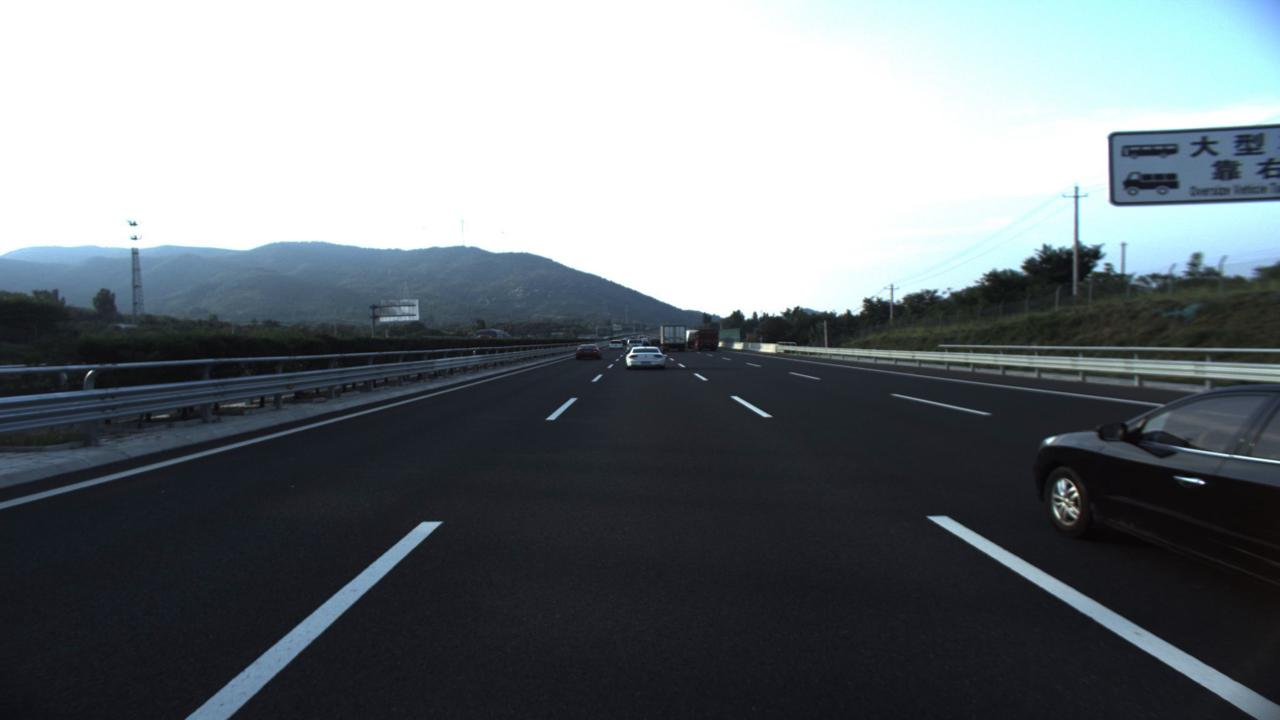
#> input picture deal_SDExpressway/images_test/19.jpg, 1280 x 720 px; its folder holds only this picture in this run
$ python -i ace.py   (imports and definitions only)
#> lines starting #> are read from the running program, lines starting #| are printed output that depends on the picture
# -*- coding: utf-8 -*-
# By:Eastmount CSDN 2021-03-12
# 惨zmshy2128老师文章并修改成Python3代码
import os
import cv2
import numpy as np
import math
import matplotlib.pyplot as plt

#线性拉伸处理
#去掉最大最小0.5%的像素值 线性拉伸至[0,1]
def stretchImage(data, s=0.005, bins = 2000):
    ht = np.histogram(data, bins)
    d = np.cumsum(ht[0])/float(data.size)
    lmin = 0; lmax=bins-1
    while lmin<bins:
        if d[lmin]>=s:
            break
        lmin+=1
    while lmax>=0:
        if d[lmax]<=1-s:
            break
        lmax-=1
    return np.clip((data-ht[1][lmin])/(ht[1][lmax]-ht[1][lmin]), 0,1)

#根据半径计算权重参数矩阵
g_para = {}
def getPara(radius = 5):
    global g_para
    m = g_para.get(radius, None)
    if m is not None:
        return m
    size = radius*2+1
    m = np.zeros((size, size))
    for h in range(-radius, radius+1):
        for w in range(-radius, radius+1):
            if h==0 and w==0:
                continue
            m[radius+h, radius+w] = 1.0/math.sqrt(h**2+w**2)
    m /= m.sum()
    g_para[radius] = m
    return m

#常规的ACE实现
def zmIce(I, ratio=4, radius=300):
    para = getPara(radius)
    height,width = I.shape
    zh = []
    zw = []
    n = 0
    while n < radius:
        zh.append(0)
        zw.append(0)
        n += 1
    for n in range(height):
        zh.append(n)
    for n in range(width):
        zw.append(n)
    n = 0
    while n < radius:
        zh.append(height-1)
        zw.append(width-1)
        n += 1
    #print(zh)
    #print(zw)

    Z = I[np.ix_(zh, zw)]
    res = np.zeros(I.shape)
    for h in range(radius*2+1):
        for w in range(radius*2+1):
            if para[h][w] == 0:
                continue
            res += (para[h][w] * np.clip((I-Z[h:h+height, w:w+width])*ratio, -1, 1))
    return res

#单通道ACE快速增强实现
def zmIceFast(I, ratio, radius):
    # print(I)
    height, width = I.shape[:2]
    if min(height, width) <=2:
        return np.zeros(I.shape)+0.5
    Rs = cv2.resize(I, (int((width+1)/2), int((height+1)/2)))
    Rf = zmIceFast(Rs, ratio, radius)             #递归调用
    Rf = cv2.resize(Rf, (width, height))
    Rs = cv2.resize(Rs, (width, height))

    return Rf+zmIce(I,ratio, radius)-zmIce(Rs,ratio,radius)

#rgb三通道分别增强 ratio是对比度增强因子 radius是卷积模板半径
def zmIceColor(I, ratio=4, radius=3):
    res = np.zeros(I.shape)
    for k in range(3):
        res[:,:,k] = stretchImage(zmIceFast(I[:,:,k], ratio, radius))
    return res

>>> import cv2
>>> picture = cv2.imread('../../deal_SDExpressway/images_test/19.jpg')
#> picture is the input picture: shape (720, 1280, 3); mean B, G, R 124.3, 119.7, 113
>>> result = zmIceColor(picture)
#> the loop in zmIceColor, `for k in range(3):` made 3 passes
#> pass 1, in zmIceFast, `Rs = cv2.resize(I, (int((width+1)/2), int((height+1)/2)))`:
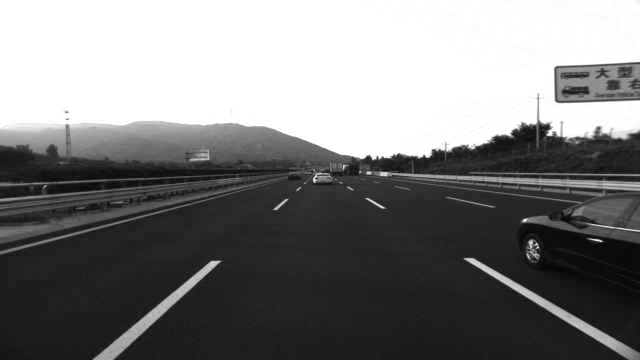
#> Rs: shape (360, 640); min 5, max 255, mean 124.5
#> pass 1, in zmIceFast (call 2), `Rs = cv2.resize(I, (int((width+1)/2), int((height+1)/2)))`:
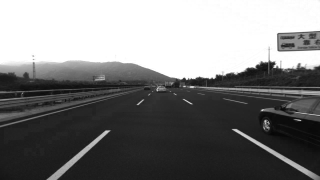
#> Rs: shape (180, 320); min 6, max 255, mean 124.6
#> pass 1, in zmIceFast (call 3), `Rs = cv2.resize(I, (int((width+1)/2), int((height+1)/2)))`:
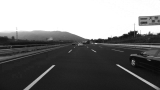
#> Rs: shape (90, 160); min 7, max 255, mean 124.7
#> pass 1, in zmIceFast (call 4), `Rs = cv2.resize(I, (int((width+1)/2), int((height+1)/2)))`:
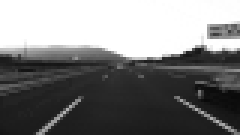
#> Rs: shape (45, 80) (shown 3 times larger); min 9, max 255, mean 124.7
#> after the loop in zmIceColor, `for k in range(3):`:
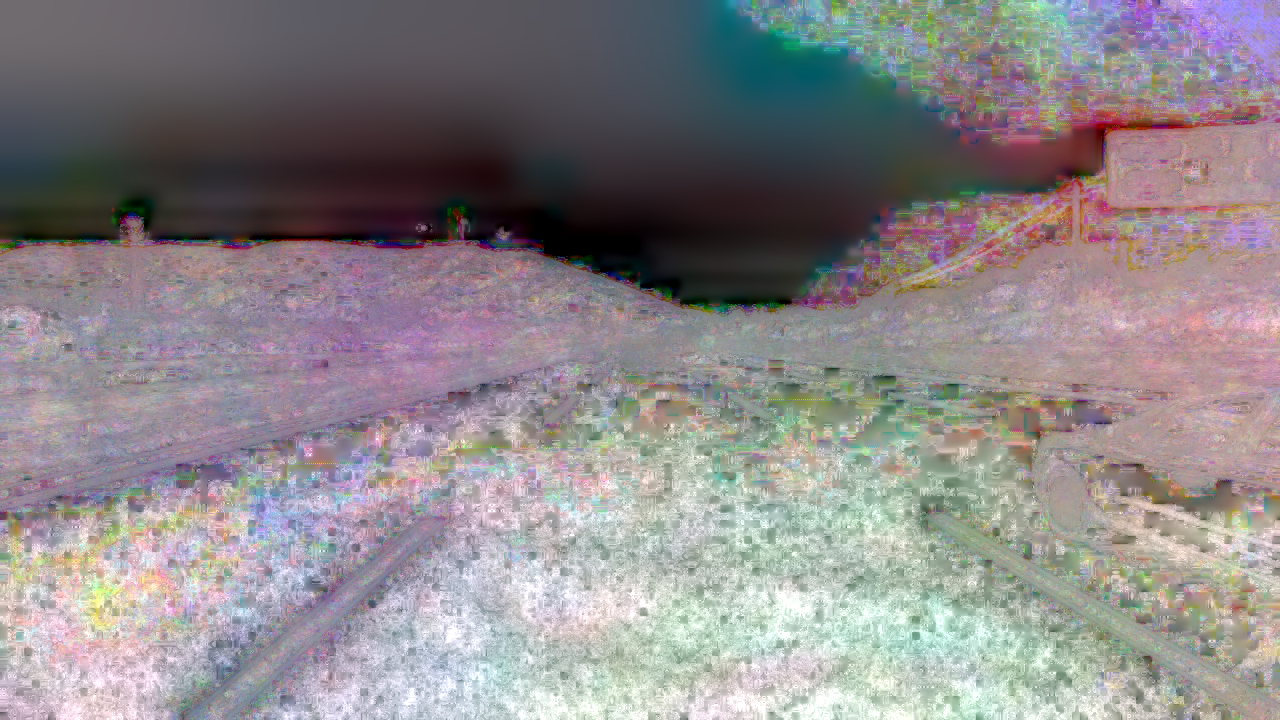
#> res: shape (720, 1280, 3) float64; mean B, G, R 0.542, 0.531, 0.553

$ run again, on deal_SDExpressway/images_test/247.jpg
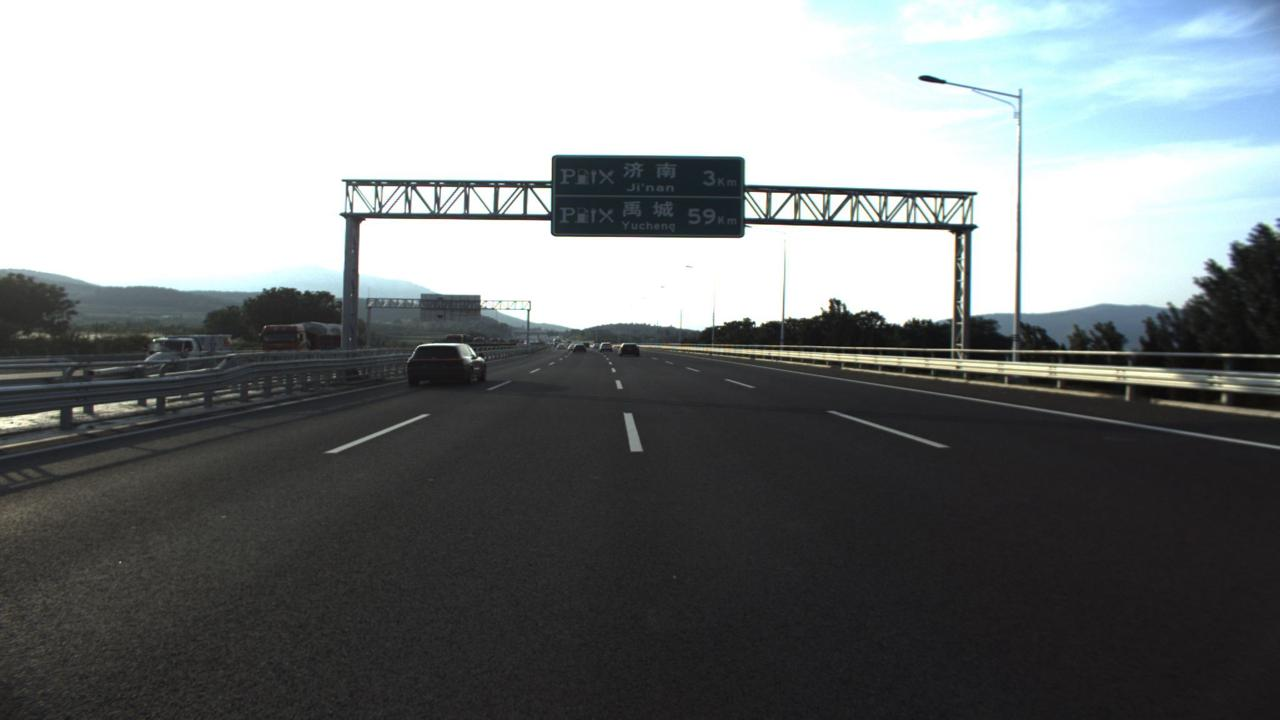
#> input picture deal_SDExpressway/images_test/247.jpg, 1280 x 720 px
#> picture is the input picture: shape (720, 1280, 3); mean B, G, R 126.6, 126, 122.2
#> the loop in zmIceColor, `for k in range(3):` made 3 passes
#> pass 1, in zmIceFast (call 4), `Rs = cv2.resize(I, (int((width+1)/2), int((height+1)/2)))`:
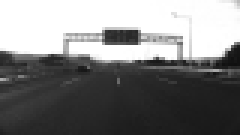
#> Rs: shape (45, 80) (shown 3 times larger); min 16, max 255, mean 127
#> after the loop in zmIceColor, `for k in range(3):`:
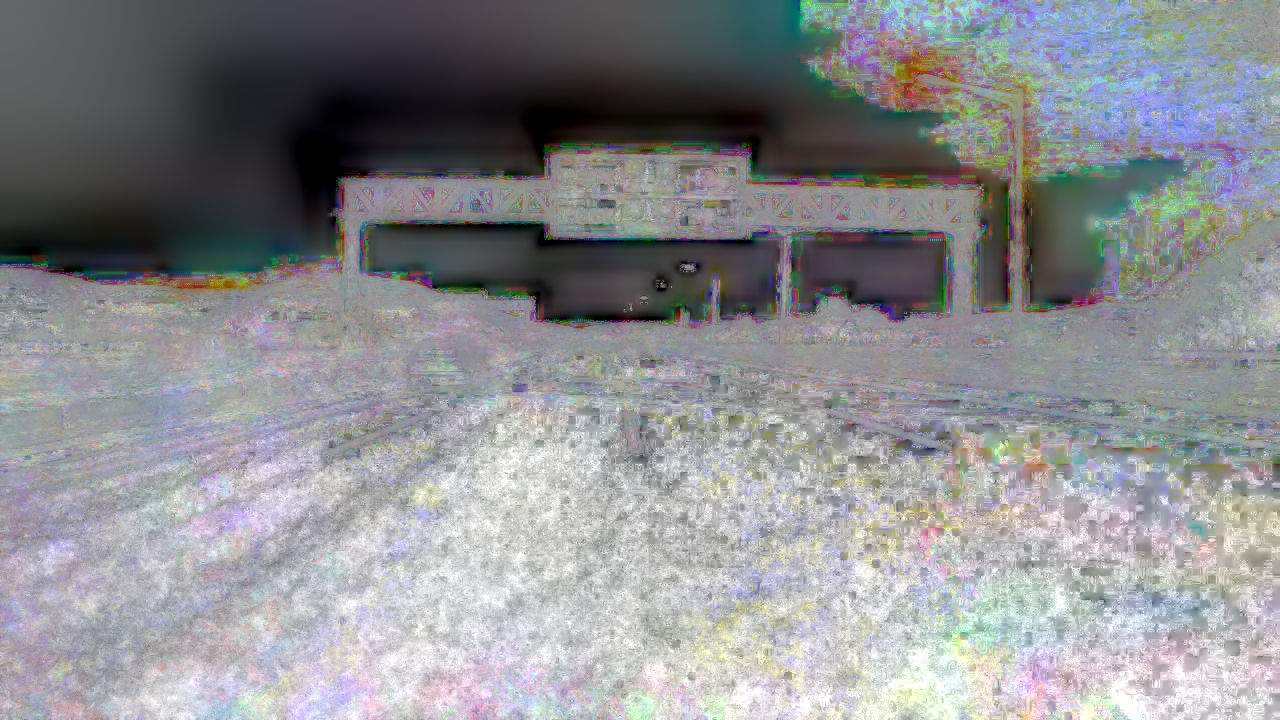
#> res: shape (720, 1280, 3) float64; mean B, G, R 0.568, 0.556, 0.552

$ run again, on deal_SDExpressway/images_test/965.jpg
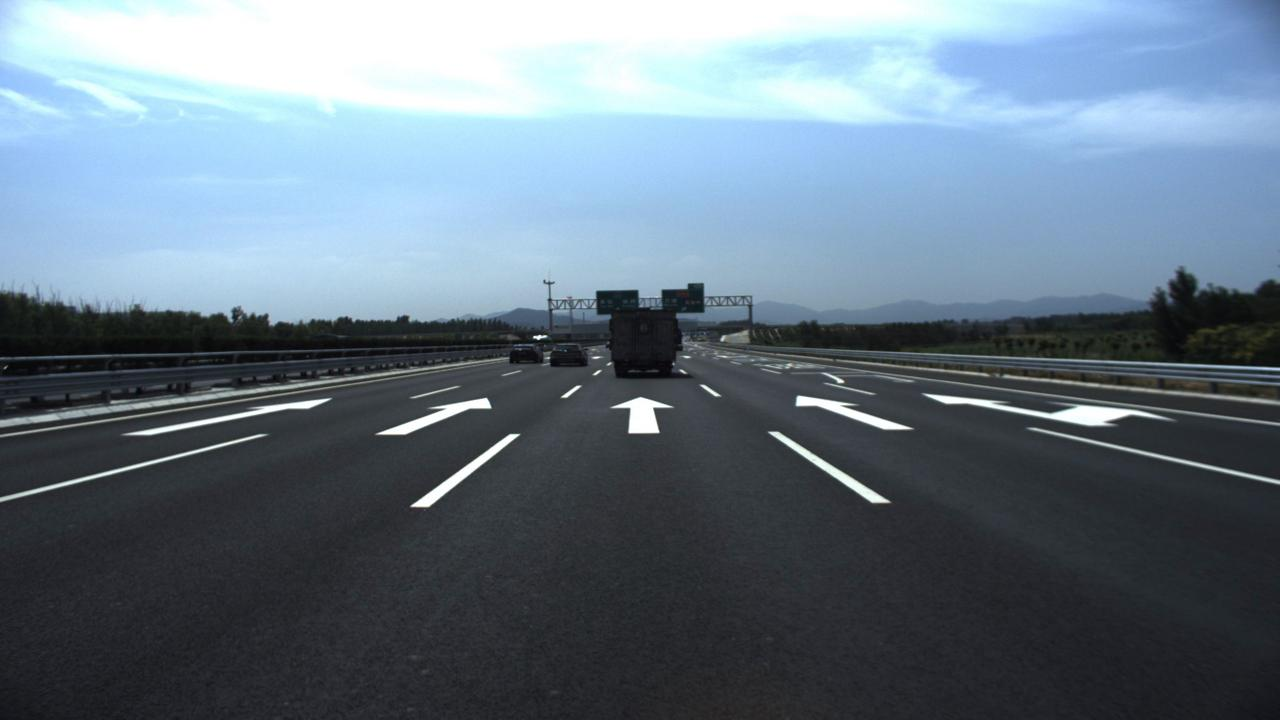
#> input picture deal_SDExpressway/images_test/965.jpg, 1280 x 720 px
#> picture is the input picture: shape (720, 1280, 3); mean B, G, R 131.7, 118.4, 102.8
#> the loop in zmIceColor, `for k in range(3):` made 3 passes
#> pass 1, in zmIceFast (call 4), `Rs = cv2.resize(I, (int((width+1)/2), int((height+1)/2)))`:
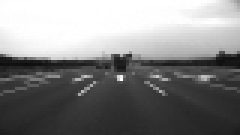
#> Rs: shape (45, 80) (shown 3 times larger); min 14, max 255, mean 132.2
#> after the loop in zmIceColor, `for k in range(3):`:
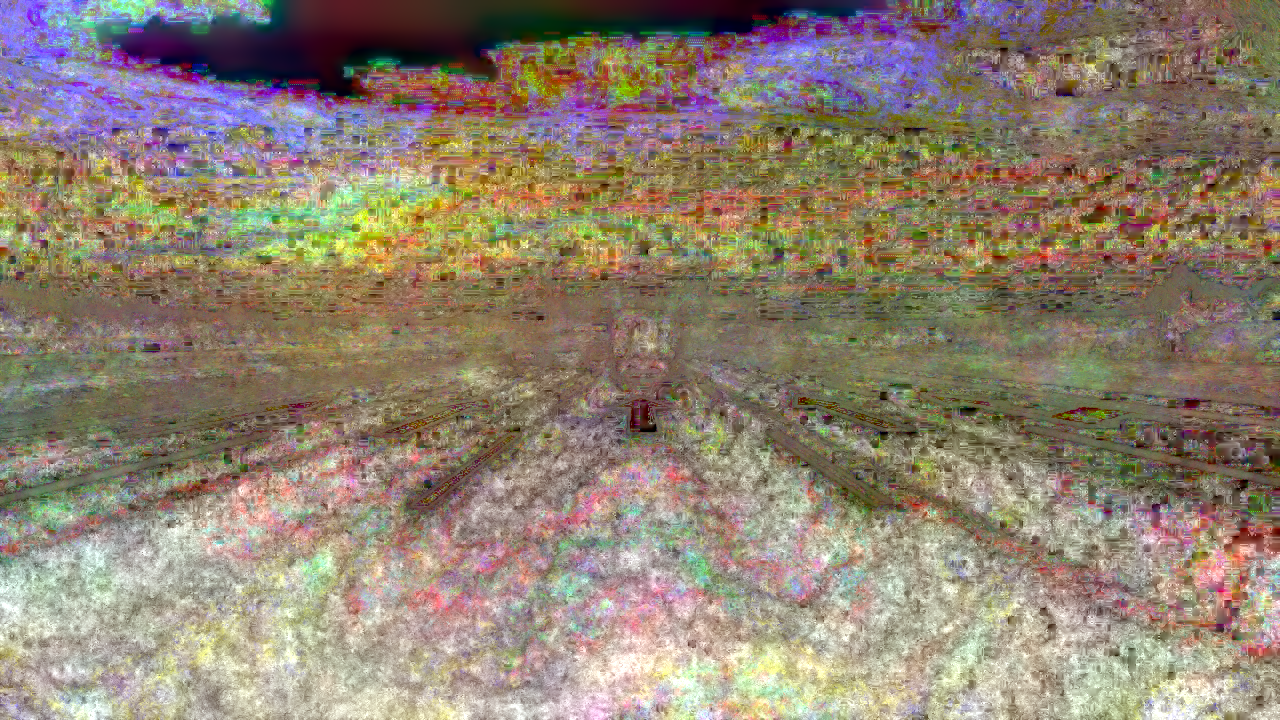
#> res: shape (720, 1280, 3) float64; mean B, G, R 0.446, 0.513, 0.567
